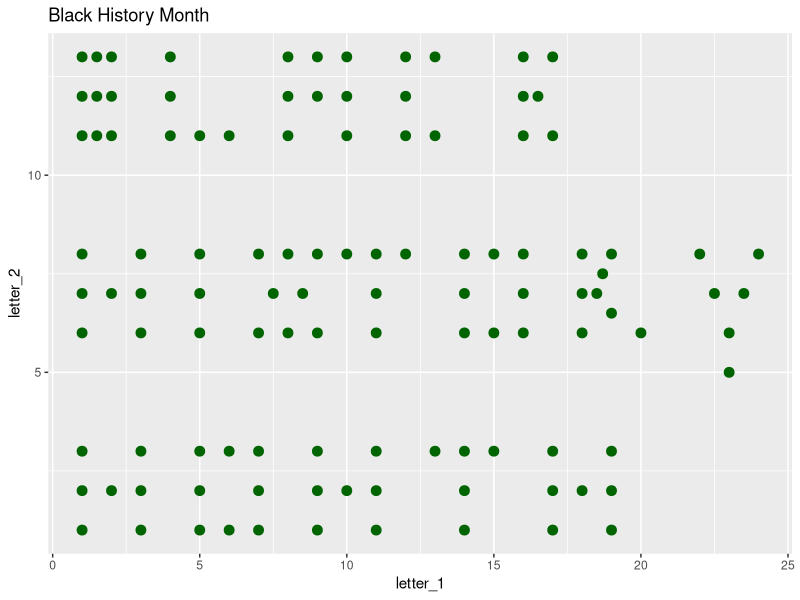

Write the R code that produced this figure.
## ---- chunk 1
library(ggplot2)
## ---- chunk 2
black_historyp <- data.frame(
letter_1 = c(1,1,1,2,2,2, 1.5, 1.5, 1.5, 4, 4, 4, 5, 6, 8, 8, 8, 9, 10, 10, 10, 12, 12, 12, 13,13, 9, 16, 16.5, 16, 16, 17, 17, 1, 1, 1, 2, 3, 3, 3, 5, 5, 5, 7, 7, 7.5, 8, 8, 8.5, 9, 9, 10, 11, 12, 11, 11, 14, 14, 14, 15, 16, 16, 16, 15, 18, 18, 18, 18.5, 19, 18.7, 19, 20, 22, 22.5, 24, 23.5, 23, 23, 17, 17, 17, 18, 19, 19, 19, 1, 1, 1, 2, 3, 3, 3, 5, 5, 5, 6, 6, 7, 7, 7, 9, 9, 9, 10, 11, 11, 11, 13, 14, 15, 14, 14),

letter_2 = c(13, 12, 11, 13, 12, 11, 12, 13, 11, 11, 12, 13, 11, 11, 11, 12, 13, 13, 13, 12, 11, 11, 12, 13, 13, 11, 12, 11, 12, 12, 13, 13, 11, 6, 7, 8, 7, 6, 7, 8, 6, 7, 8, 6, 8, 7, 8, 6, 7, 8, 6, 8, 8, 8, 7, 6, 6, 7, 8, 8, 8, 7, 6, 6, 6, 7, 8, 7, 8, 7.5, 6.5, 6, 8, 7, 8, 7, 6, 5, 1, 2, 3, 2, 3, 2, 1, 1, 2, 3, 2, 3, 2, 1, 1, 2, 3, 1, 3, 1, 2, 3, 1, 2, 3, 2, 1, 2, 3, 3, 3, 3, 2, 1)
)
## ---- chunk 3
ggplot(black_historyp, aes( x = letter_1, y = letter_2)) +
geom_point(size = 3, color = "darkgreen") +
labs(title = "Black History Month")
